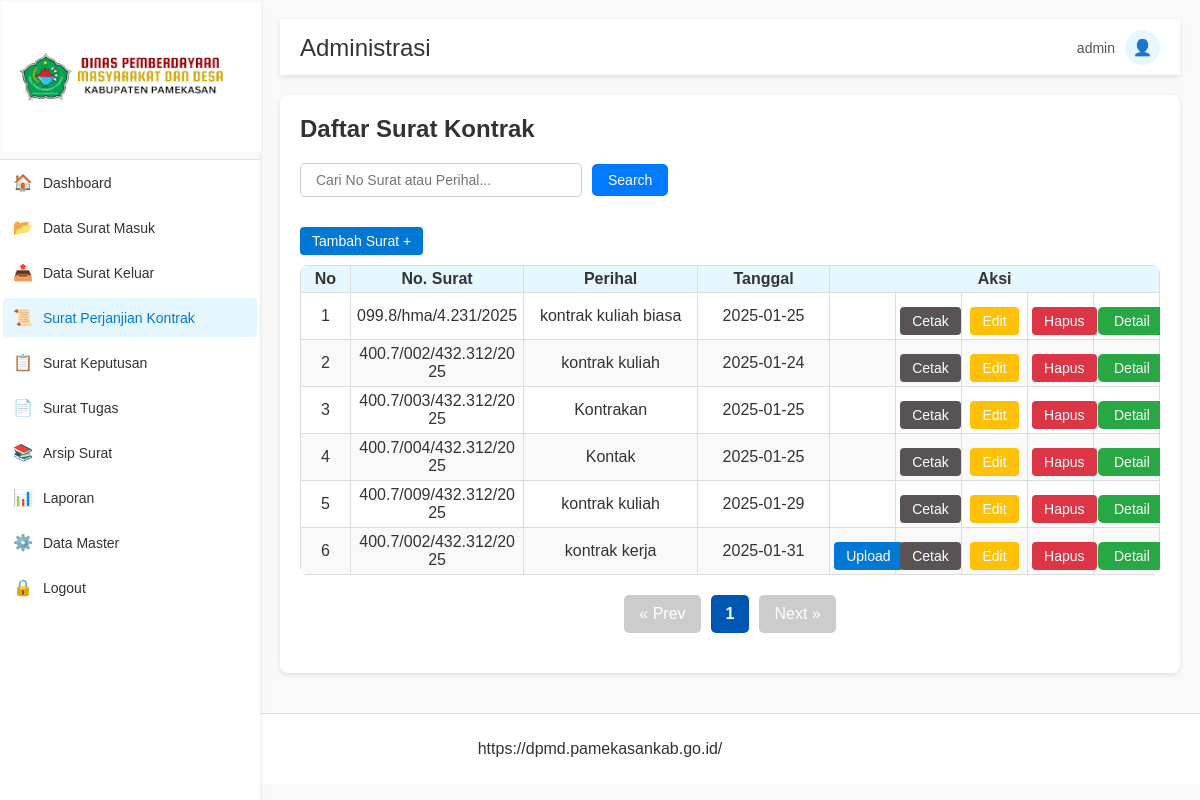
Page /surat_perjanjian_kontrak.php (signed in) on the committed database.
### tables this page shows
CREATE TABLE `surat_kontrak` (
  `id_kontrak` int(11) NOT NULL,
  `no_kontrak` varchar(50) NOT NULL,
  `perihal_kontrak` varchar(90) NOT NULL,
  `tgl_kontrak` date NOT NULL,
  `dokumen_kontrak` varchar(255) NOT NULL,
  `agenda_kontrak` date NOT NULL,
  `kontrak_input` int(11) DEFAULT NULL
);

### surat_perjanjian_kontrak.php (the view, shortened to what this page needs)
<?php
include 'db.php';
$perPage = 10;
$currentPage = isset($_GET['page']) ? (int)$_GET['page'] : 1;
$offset = ($currentPage - 1) * $perPage;
$searchQuery = isset($_GET['search']) ? $_GET['search'] : '';
$totalQuery = "SELECT COUNT(*) AS total FROM surat_kontrak WHERE no_kontrak LIKE ? OR perihal_kontrak LIKE ?";
$stmtTotal = $conn->prepare($totalQuery);
$searchWildcard = "%$searchQuery%";
$stmtTotal->bind_param("ss", $searchWildcard, $searchWildcard);
$stmtTotal->execute();
$resultTotal = $stmtTotal->get_result();
$totalData = $resultTotal->fetch_assoc()['total'];
$totalPages = ceil($totalData / $perPage);
$sql = "SELECT * FROM surat_kontrak WHERE no_kontrak LIKE ? OR perihal_kontrak LIKE ? LIMIT ? OFFSET ?";
$stmt = $conn->prepare($sql);
$stmt->bind_param("ssii", $searchWildcard, $searchWildcard, $perPage, $offset);
$stmt->execute();
$result = $stmt->get_result();
?>
<!DOCTYPE html>
<html lang="en">
<head>
    <link rel="stylesheet" href="style.css">
</head>
<body>
    <div class="sidebar">
        <div class="logo">
            <img src="logo.png" alt="Logo" />
        </div>
        <ul class="sidebar-menu">
            <li><a href="index.php"><span class="icon">🏠</span> Dashboard</a></li>
            <li><a href="surat_kontrak.php" ><span class="icon">📂</span> Data Surat Masuk</a></li>
            <li><a href="surat_keluar.php"><span class="icon">📤</span> Data Surat Keluar</a></li>
            <li><a href="surat_perjanjian_kontrak.php" class="active"><span class="icon">📜</span> Surat Perjanjian Kontrak</a></li>
            <li><a href="surat_keputusan.php"><span class="icon">📋</span> Surat Keputusan</a></li>
            <li><a href="surat_tugas.php"><span class="icon">📄</span> Surat Tugas</a></li>
            <li><a href="arsip.php"><span class="icon">📚</span> Arsip Surat</a></li>
            <li><a href="laporan.php"><span class="icon">📊</span> Laporan</a></li>
            <li><a href="data_master.php"><span class="icon">⚙️</span> Data Master</a></li>
            <li><a href="logout.php"><span class="icon">🔒</span> Logout</a></li>
        </ul>
    </div>
    <div class="main-content">
        <div class="topbar">
            <h2>Administrasi</h2>
            <div class="profile">
                <span><?= htmlspecialchars($_SESSION['role']); ?></span>
                <div class="profile-icon">👤</div>
            </div>
        </div>
        <div class="container">
            <h2>Daftar Surat Kontrak</h2>
            <form action="surat_perjanjian_kontrak.php" method="GET" class="search-container">
                <input type="text" name="search" placeholder="Cari No Surat atau Perihal..." value="<?= htmlspecialchars($searchQuery); ?>" />
                <button type="submit">Search</button>
            </form>
            <a href="tambah_kontrak.php" class="btn btn-primary">Tambah Surat +</a>
            <table class="table">
                <thead>
                    <tr>
                        <th>No</th>
                        <th>No. Surat</th>
                        <th>Perihal</th>
                        <th>Tanggal</th>
                        <th colspan="5">Aksi</th>
                    </tr>
                </thead>
                <tbody>
                    <?php if ($result->num_rows > 0): ?>
                        <?php $no = $offset + 1; while ($row = $result->fetch_assoc()): ?>
                            <tr>
                                <td><?= $no++; ?></td>
                                <td><?= htmlspecialchars($row['no_kontrak']); ?></td>
                                <td><?= htmlspecialchars($row['perihal_kontrak']); ?></td>
                                <td><?= htmlspecialchars($row['tgl_kontrak']); ?></td>
                                <td><?php if (empty($row['dokumen_kontrak'])): ?>
                                     <a href="upload_kontrak.php?id=<?= $row['id_kontrak']; ?>" class="btn btn-primary">Upload</a>
                                    <?php endif; ?></td>
                                    <td><a href="cetak_kontrak.php?id=<?= $row['id_kontrak']; ?>" class="btn btn-success" target="_blank">Cetak</a></td>
                                <td><a href="edit_kontrak.php?id=<?= $row['id_kontrak']; ?>" class="btn btn-warning">Edit</a></td>
                                <td><a href="?id=<?= $row['id_kontrak']; ?>" class="btn btn-danger" onclick="return confirm('Yakin ingin menghapus data?')">Hapus</a></td>
                                <td><a href="detail.php?id=<?= $row['id_kontrak']; ?>" class="btn btn-info">Detail</a></td>
                            </tr>
                        <?php endwhile; ?>
                    <?php else: ?>
                        <tr>
                            <td colspan="5">Tidak ada data.</td>
                        </tr>
                    <?php endif; ?>
                </tbody>
            </table>
            <ul class="pagination">
                <?php if ($currentPage > 1): ?>
                    <li><a href="?page=<?= $currentPage - 1; ?>&search=<?= htmlspecialchars($searchQuery); ?>">&laquo; Prev</a></li>
                <?php else: ?>
                    <li class="disabled"><span>&laquo; Prev</span></li>
                <?php endif; ?>
                <?php for ($i = 1; $i <= $totalPages; $i++): ?>
                    <li>
                        <a href="?page=<?= $i; ?>&search=<?= htmlspecialchars($searchQuery); ?>" class="<?= $i === $currentPage ? 'active' : ''; ?>">
                            <?= $i; ?>
                        </a>
                    </li>
                <?php endfor; ?>
                <?php if ($currentPage < $totalPages): ?>
                    <li><a href="?page=<?= $currentPage + 1; ?>&search=<?= htmlspecialchars($searchQuery); ?>">Next &raquo;</a></li>
                <?php else: ?>
                    <li class="disabled"><span>Next &raquo;</span></li>
                <?php endif; ?>
            </ul>
        </div>
    </div>
    <footer>
        <p>https://dpmd.pamekasankab.go.id/</p>
    </footer>
</body>
</html>

### style.css (style rules this page uses)
body, html { margin: 0; padding: 0; font-family: 'Arial', sans-serif; color: #333; background-color: #f9f9f9; }
.sidebar { width: 260px; height: 100vh; background-color: #ffffff; box-shadow: 0 2px 5px rgba(0, 0, 0, 0.1); position: fixed; top: 0; left: 0; }
.sidebar .logo { text-align: center; padding: 2px 1px; background-color: #f9f9f9; border-bottom: 1px solid #e0e0e0; }
.sidebar .logo img { width: 260px; height: 150px; margin-bottom: 1px; }
.sidebar-menu { list-style: none; padding: 0; margin: 0; }
.sidebar-menu li { padding: 3px; }
.sidebar-menu li a { color: #333; text-decoration: none; display: flex; align-items: center; font-size: 14px; border-radius: 4px; padding: 10px; transition: background-color 0.3s ease; }
.sidebar-menu li a .icon { margin-right: 10px; font-size: 16px; }
.sidebar-menu li a:hover, .sidebar-menu li a.active { background-color: #e6f7ff; color: #0078d4; }
.main-content { margin-left: 260px; padding: 20px; }
.topbar { background-color: #ffffff; padding: 10px 20px; display: flex; justify-content: space-between; align-items: center; margin-bottom: 20px; box-shadow: 0 2px 5px rgba(0, 0, 0, 0.1); }
.topbar h2 { margin: 0; color: #333; font-weight: normal; }
.profile { display: flex; align-items: center; gap: 10px; }
.profile span { color: #555; font-size: 14px; }
.profile-icon { width: 35px; height: 35px; background-color: #e6f7ff; color: #0078d4; display: flex; align-items: center; justify-content: center; border-radius: 50%; font-size: 16px; }
.container { background-color: #ffffff; padding: 20px; border-radius: 8px; box-shadow: 0 2px 5px rgba(0, 0, 0, 0.1); }
.container h2 { margin-top: 0; color: #333; }
.table { width: 100%; border-collapse: collapse; margin-top: 10px; border-radius: 8px; overflow: hidden; text-align: center; table-layout: fixed; border-collapse: collapse; }
.table th, .table td { border: 1px solid #ddd; word-wrap: break-word; overflow-wrap: break-word; text-align: left; padding: 8px; }
.table th { background-color: #e6f7ff; color: #333; }
.table td { vertical-align: top; }
.table tr:nth-child(even) { background-color: #f9f9f9; }
.btn { padding: 11px 20px; border-radius: 5px; color: white; text-decoration: none; font-size: 14px; display: inline-block; text-align: center; margin-top: 10px; }
.btn-primary { background-color: #0078d4; }
.btn-warning { background-color: #f39c12; }
.btn-danger { background-color: #e74c3c; }
footer { text-align: center; margin-top: 20px; padding: 10px 0; background-color: #ffffff; color: #333; border-top: 1px solid #ddd; }

### rows in the picture
surat_kontrak: no_kontrak "099.8/hma/4.231/2025", perihal_kontrak "kontrak kuliah biasa", tgl_kontrak "2025-01-25"
surat_kontrak: no_kontrak "400.7/002/432.312/2025", perihal_kontrak "kontrak kuliah", tgl_kontrak "2025-01-24"
surat_kontrak: no_kontrak "400.7/003/432.312/2025", perihal_kontrak "Kontrakan", tgl_kontrak "2025-01-25"
surat_kontrak: no_kontrak "400.7/004/432.312/2025", perihal_kontrak "Kontak", tgl_kontrak "2025-01-25"
surat_kontrak: no_kontrak "400.7/009/432.312/2025", perihal_kontrak "kontrak kuliah", tgl_kontrak "2025-01-29"
surat_kontrak: no_kontrak "400.7/002/432.312/2025", perihal_kontrak "kontrak kerja", tgl_kontrak "2025-01-31"

### other values in the picture
$_SESSION['role'] "admin"
